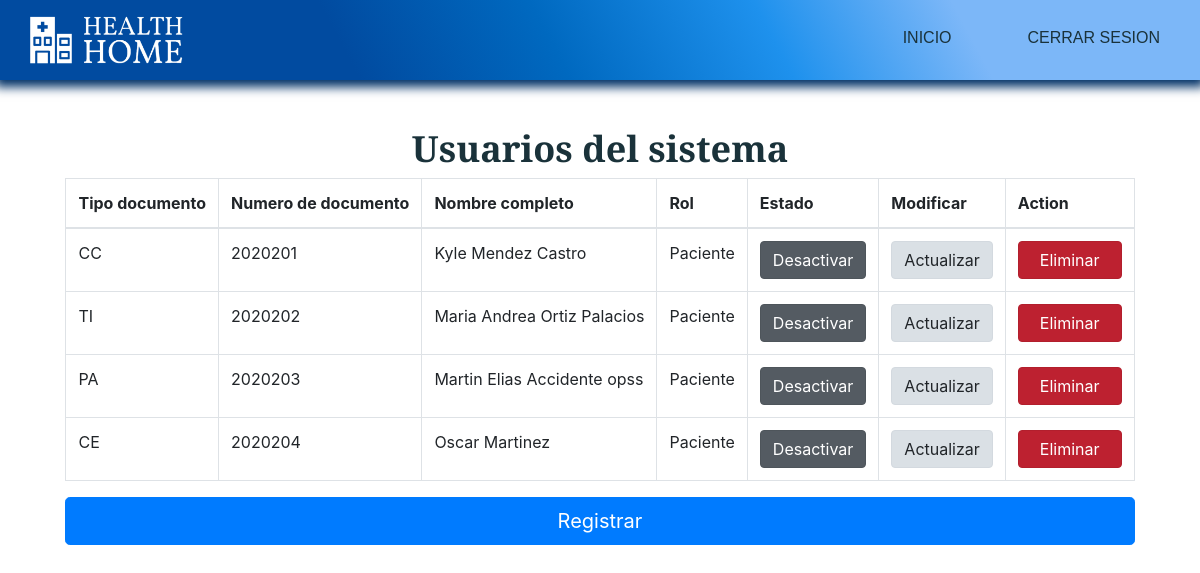
Before: /index.php?c=Administrador&a=gestion_u with the older database file.
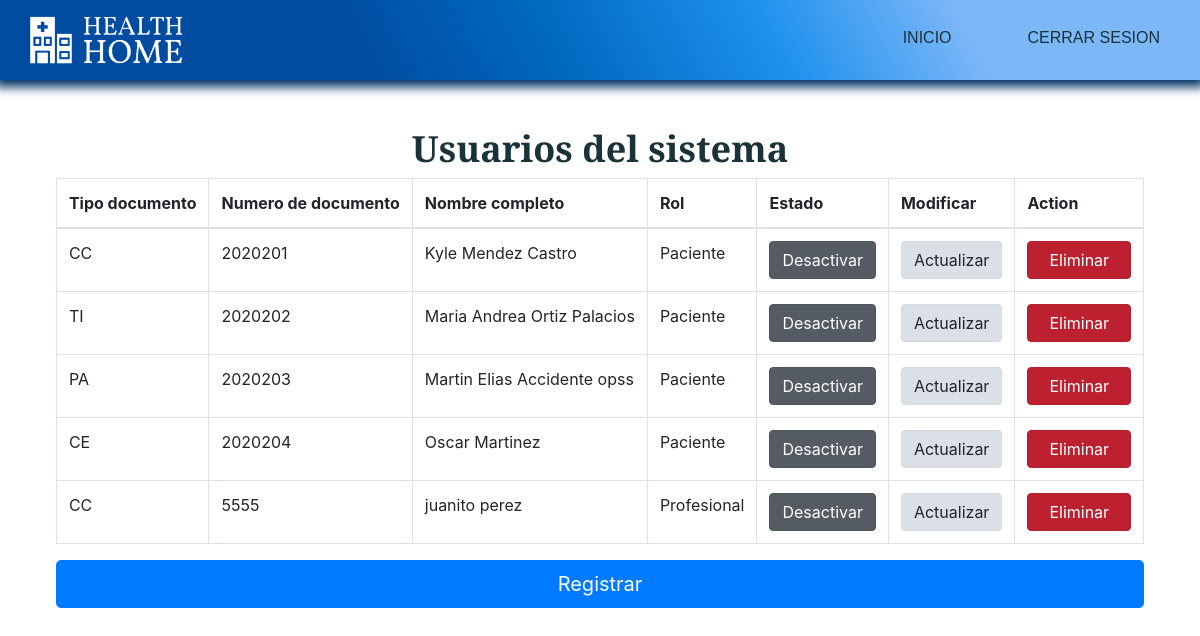
After: the same page with the newer database file.
### tables this page shows
CREATE TABLE `paciente` (
  `id_paciente` int(20) NOT NULL,
  `id_tipo_doc` varchar(5) NOT NULL,
  `num_doc_pac` varchar(20) NOT NULL,
  `nombres_pac` varchar(40) NOT NULL,
  `apellidos_pac` varchar(40) NOT NULL,
  `tel_pac` bigint(10) NOT NULL,
  `correo_pac` varchar(30) NOT NULL,
  `sexo_pac` varchar(15) NOT NULL,
  `estado_pac` tinyint(1) NOT NULL,
  `pass_pac` varchar(20) NOT NULL,
  `create_pac` datetime NOT NULL DEFAULT current_timestamp()
);

CREATE TABLE `profesional` (
  `id_profesional` int(20) NOT NULL,
  `id_tipo_doc` varchar(5) NOT NULL,
  `num_doc_prof` varchar(20) NOT NULL,
  `id_consultorios` varchar(3) DEFAULT NULL,
  `id_especialidad` tinyint(2) DEFAULT NULL,
  `nombres_prof` varchar(40) NOT NULL,
  `apellidos_prof` varchar(40) NOT NULL,
  `tel_prof` bigint(10) NOT NULL,
  `correo_prof` varchar(30) NOT NULL,
  `dias_laborales` text NOT NULL,
  `franja_horaria` varchar(30) NOT NULL,
  `estado_prof` tinyint(1) NOT NULL,
  `pass_prof` varchar(20) NOT NULL,
  `create_prof` datetime NOT NULL DEFAULT current_timestamp()
);

### controllers/Administrador.php (called while the page is built, shortened)
<?php
	class AdministradorController {
		public function __construct(){
			require_once "models/AdministradorModel.php";
		}
		public function gestion_u(){
			$usuarios = new Administrador_model();
			$data["pacientes"] = $usuarios->get_pacientes();
			$data["profesionales"] = $usuarios->get_profesional();
			$data["auxiliares"] = $usuarios->get_auxiliar();
			require_once "views/administrador/gestion_usuarios/gestion_usuarios.php";
		}
	}
?>

### config/database.php (called while the page is built)
<?php
	class Conectar {
		public static function conexion(){
			$conexion = mysqli_connect("localhost", "root", "", "clinica_health_home");
			return $conexion;
		}
	}
?>

### models/AdministradorModel.php (called while the page is built, shortened)
<?php
	class Administrador_model {
		private $db;
		private $paciente;
		private $profesional;
		private $auxiliar;
		public function __construct(){
			$this->db = Conectar::conexion();
			$this->paciente = array();
			$this->profesional = array();
			$this->auxiliar = array();
		}
		public function get_pacientes()
		{
			$sql = "SELECT * FROM paciente";
			$resultado = $this->db->query($sql);
			while($row = $resultado->fetch_assoc())
			{
				$this->paciente[] = $row;
			}
			return $this->paciente;
		}
    public function get_profesional()
		{
			$sql = "SELECT * FROM profesional";
			$resultado = $this->db->query($sql);
			while($row = $resultado->fetch_assoc())
			{
				$this->profesional[] = $row;
			}
			return $this->profesional;
		}
    public function get_auxiliar()
		{
			$sql = "SELECT * FROM auxiliar";
			$resultado = $this->db->query($sql);
			return $this->auxiliar;
		}
	}
?>

### views/administrador/gestion_usuarios/gestion_usuarios.php (the view, shortened to what the changed rows need)
<!DOCTYPE html>
<html lang="en">
<head>
    <link rel="stylesheet" href="assets/css/estilos.css">
    <link rel="stylesheet" href="https://stackpath.bootstrapcdn.com/bootstrap/4.4.1/css/bootstrap.min.css">
    <link rel="stylesheet" type="text/css" href="https://cdn.datatables.net/v/bs4/dt-1.10.20/datatables.min.css"/>
    <link rel="stylesheet" type="text/css" href="https://cdn.datatables.net/responsive/2.2.3/css/responsive.dataTables.min.css">
</head>
<body>
    <main>
        <div class="container__cover">
            <div class="cover">
                <div class="caja3">
                    <h1>Usuarios del sistema</h1>
                    <div class="row">
                        <div class="col-lg-12">
                            <table id="example" class="table table-bordered  display nowrap" cellspacing="0" width="100%">
                                <thead>
                                    <tr>
                                        <th>Tipo documento</th>
                                        <th>Numero de documento</th>
                                        <th>Nombre completo</th>
                                        <th>Rol</th>
                                        <th>Estado</th>
                                        <th>Modificar</th>
                                        <th>Action</th>
                                    </tr>
                                </thead>
                                <tbody>
                                    <?php foreach ($data["pacientes"] as $dato) {
                                      if($dato["estado_pac"]==1){
                                        $url="index.php?c=Administrador&a=cambio_estado_1_pac&id=";
                                        $boton="class='btn btn-secondary active' role='button' aria-pressed='true'>Desactivar</a>";
                                      }else{
                                        $url="index.php?c=Administrador&a=cambio_estado_2_pac&id=";
                                        $boton="class='btn btn-success active' role='button' aria-pressed='true'>&nbsp&nbsp&nbspActivar&nbsp&nbsp&nbsp</a>";
                                      }
                                      echo "<tr>";
                                      echo "<td>".$dato["id_tipo_doc"]."</td>";
                                      echo "<td>".$dato["num_doc_pac"]."</td>";
                                      echo "<td>".$dato["nombres_pac"]."&nbsp".$dato["apellidos_pac"]."</td>";
                                      echo "<td> Paciente </td>";
                                      echo "<td><a href='"."$url".$dato["id_paciente"]."' ".$boton."</td>";
                                      echo "<td><a href='index.php?c=Administrador&a=actualizar_pac&id=".$dato["id_paciente"]."&t_doc=".$dato["id_tipo_doc"]."' class='btn btn-light active' role='button' aria-pressed='true'>Actualizar</a></td>";
                                      echo "<td><a href='index.php?c=Administrador&a=eliminar_pac&id=".$dato["id_paciente"]."' class='btn btn-danger active' role='button' aria-pressed='true'>&nbsp&nbspEliminar&nbsp&nbsp</a></td>";
                                      echo "</tr>";
                                    }
                                    foreach ($data["profesionales"] as $dato){
                                        if($dato["estado_prof"]==1){
                                            $url="index.php?c=Administrador&a=cambio_estado_1_prof&id=";
                                            $boton="class='btn btn-secondary active' role='button' aria-pressed='true'>Desactivar</a>";
                                          }else{
                                            $url="index.php?c=Administrador&a=cambio_estado_2_prof&id=";
                                            $boton="class='btn btn-success active' role='button' aria-pressed='true'>&nbsp&nbsp&nbspActivar&nbsp&nbsp&nbsp</a>";
                                          }
                                        echo "<tr>";
                                        echo "<td>".$dato["id_tipo_doc"]."</td>";
                                        echo "<td>".$dato["num_doc_prof"]."</td>";
                                        echo "<td>".$dato["nombres_prof"]."&nbsp".$dato["apellidos_prof"]."</td>";
                                        echo "<td> Profesional </td>";
                                        echo "<td><a href='"."$url".$dato["id_profesional"]."' ".$boton."</td>";
                                        echo "<td><a href='index.php?c=Administrador&a=actualizar_prof&id=".$dato["id_profesional"]."&t_doc=".$dato["id_tipo_doc"]."' class='btn btn-light active' role='button' aria-pressed='true'>Actualizar</a></td>";
                                        echo "<td><a href='index.php?c=Administrador&a=eliminar_prof&id=".$dato["id_profesional"]."' class='btn btn-danger active' role='button' aria-pressed='true'>&nbsp&nbspEliminar&nbsp&nbsp</a></td>";
                                        echo "</tr>";
                                    }
                                    ?>
                                </tbody>
                            </table>
                        </div>
                    </div>
                </div>
            </div>
        </div>
    </main>
</body>
</html>

Changed rows visible on the page:
added profesional: id_tipo_doc "CC", num_doc_prof "5555", nombres_prof "juanito", apellidos_prof "perez", estado_prof "Desactivar"
